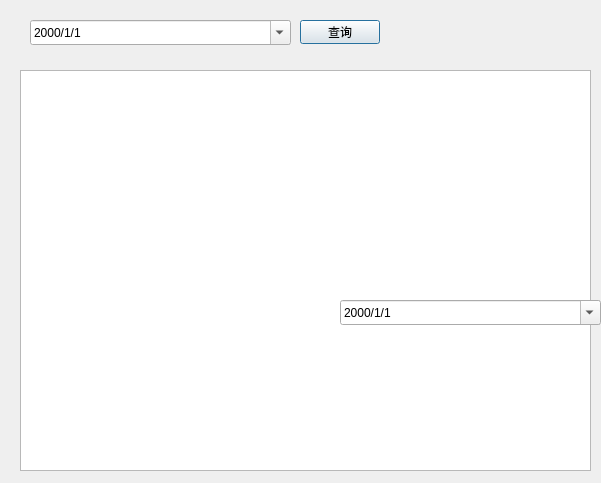
<?xml version="1.0" encoding="UTF-8"?>
<ui version="4.0">
 <class>ViewOrderDialog</class>
 <widget class="QDialog" name="ViewOrderDialog">
  <property name="geometry">
   <rect>
    <x>0</x>
    <y>0</y>
    <width>601</width>
    <height>483</height>
   </rect>
  </property>
  <property name="windowTitle">
   <string>Dialog</string>
  </property>
  <widget class="QTableView" name="orderView">
   <property name="geometry">
    <rect>
     <x>20</x>
     <y>70</y>
     <width>571</width>
     <height>401</height>
    </rect>
   </property>
  </widget>
  <widget class="QPushButton" name="queryButton">
   <property name="geometry">
    <rect>
     <x>300</x>
     <y>20</y>
     <width>80</width>
     <height>24</height>
    </rect>
   </property>
   <property name="text">
    <string>查询</string>
   </property>
  </widget>
  <widget class="QDateEdit" name="dateEdit">
   <property name="geometry">
    <rect>
     <x>30</x>
     <y>20</y>
     <width>261</width>
     <height>25</height>
    </rect>
   </property>
   <property name="wrapping">
    <bool>false</bool>
   </property>
   <property name="frame">
    <bool>true</bool>
   </property>
   <property name="buttonSymbols">
    <enum>QAbstractSpinBox::UpDownArrows</enum>
   </property>
   <property name="accelerated">
    <bool>false</bool>
   </property>
   <property name="dateTime">
    <datetime>
     <hour>0</hour>
     <minute>0</minute>
     <second>0</second>
     <year>2000</year>
     <month>1</month>
     <day>1</day>
    </datetime>
   </property>
   <property name="displayFormat">
    <string>yyyy/M/d</string>
   </property>
   <property name="calendarPopup">
    <bool>true</bool>
   </property>
  </widget>
  <widget class="QDateEdit" name="dateEdit_2">
   <property name="geometry">
    <rect>
     <x>340</x>
     <y>300</y>
     <width>261</width>
     <height>25</height>
    </rect>
   </property>
   <property name="wrapping">
    <bool>false</bool>
   </property>
   <property name="frame">
    <bool>true</bool>
   </property>
   <property name="buttonSymbols">
    <enum>QAbstractSpinBox::UpDownArrows</enum>
   </property>
   <property name="accelerated">
    <bool>false</bool>
   </property>
   <property name="dateTime">
    <datetime>
     <hour>0</hour>
     <minute>0</minute>
     <second>0</second>
     <year>2000</year>
     <month>1</month>
     <day>1</day>
    </datetime>
   </property>
   <property name="displayFormat">
    <string>yyyy/M/d</string>
   </property>
   <property name="calendarPopup">
    <bool>true</bool>
   </property>
  </widget>
 </widget>
 <resources/>
 <connections/>
</ui>
